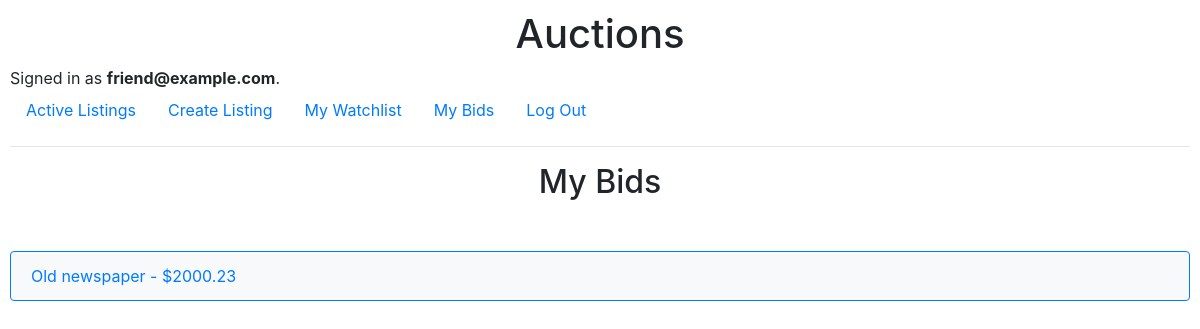
Page /bids (signed in) on the earlier database version.
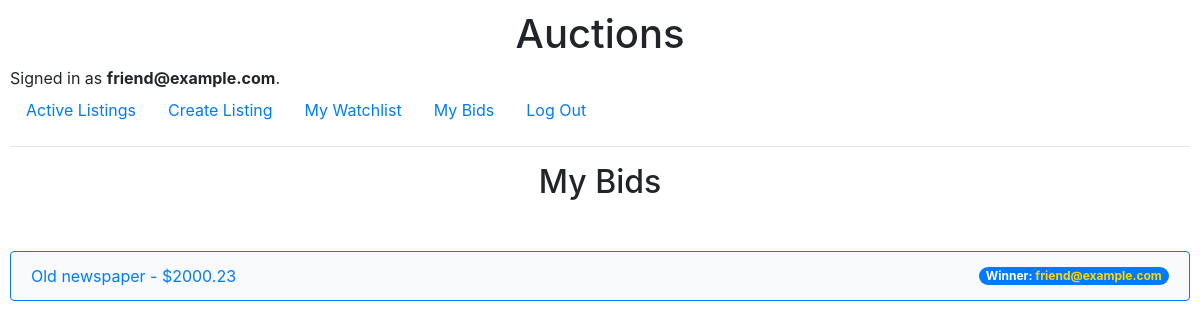
Same page on the later database version.
### auctions/models.py (models this page shows)
class User(AbstractUser):
    pass

class Bid(models.Model):
    bid_amount = models.DecimalField(max_digits=10, decimal_places=2, default=0)
    bidder = models.ForeignKey(
        User, on_delete=models.CASCADE, related_name="bids", blank=True, null=True
    )
    listing = models.ForeignKey(
        Listing,
        on_delete=models.CASCADE,
        related_name="bids",
        blank=True,
        null=True,
    )

class Listing(models.Model):
    title = models.CharField(max_length=64, default="")
    description = models.TextField(blank=True, default="")
    starting_bid = models.DecimalField(
        max_digits=10, decimal_places=2, default=0, verbose_name="Starting bid: ($US)"
    )
    image_url = models.URLField(default="")
    category = models.CharField(max_length=64, default="")
    active = models.BooleanField(default=True)
    creator = models.ForeignKey(
        User,
        on_delete=models.CASCADE,
        blank=True,
        null=True,
        related_name="listings",
    )
    deadline = models.DateTimeField(default=get_default_deadline)

### auctions/views.py (the view)
# urls.py: path("bids", views.bids, name="bids"),
@login_required
def bids(request):
    bids = Bid.objects.filter(
        bidder=request.user,
        id=Subquery(
            Bid.objects.filter(bidder=request.user, listing=OuterRef("listing"))
            .order_by("-id")
            .values("id")[:1]
        ),
    )
    winners = {}
    for bid in bids:
        listing = bid.listing
        winner, _ = get_winner(listing)
        if winner:
            winners[listing.id] = winner
    return render(request, "auctions/bids.html", {"bids": bids, "winners": winners})

### auctions/templatetags/custom_filters.py (called while the page is built)
@register.filter
def get_item(dictionary, key):
    return dictionary.get(key)

### auctions/views.py (called while the page is built)
def get_winner(listing):
    winner = None
    winner_bid_amount = None
    if timezone.now() > listing.deadline:
        all_bids = Bid.objects.filter(listing=listing)
        if all_bids:
            winning_bid = all_bids.order_by("-bid_amount").first()
            winner = winning_bid.bidder
            winner_bid_amount = winning_bid.bid_amount
    return winner, winner_bid_amount

### auctions/templates/auctions/bids.html
{% extends "auctions/layout.html" %}
{% load custom_filters %}
{% block body %}
  <h2>My Bids</h2>
  <ul class="list-group">
    {% for bid in bids %}
    <a href="{% url 'listing' bid.listing.id %}">
      <li class="list-group-item d-flex justify-content-between align-items-center mb-1">
        {{ bid.listing.title }} - ${{ bid.bid_amount }}
        {% with winner=winners|get_item:bid.listing.id %}
          {% if winner %}
            <span class="badge badge-primary badge-pill ">Winner: <span class="gold">{{ winner.username }}</span>
            {% endif %}
        {% endwith %}
        </li>
    </a>
    {% empty %}
      <li class="list-group-item">No bids yet.</li>
    {% endfor %}
  </ul>
{% endblock %}

### auctions/templates/auctions/layout.html (shortened to what this page needs)
{% load static %}
<!DOCTYPE html>
<html lang="en">
  <head>
    <link
      rel="stylesheet"
      href="https://stackpath.bootstrapcdn.com/bootstrap/4.4.1/css/bootstrap.min.css"
    />
    <link href="{% static 'auctions/styles.css' %}" rel="stylesheet" />
  </head>
  <body>
    <h1>Auctions</h1>
    <div>
      {% if user.is_authenticated %}
      Signed in as
      <strong>{{ user.username }}</strong>.
      {% else %} Not signed in.
      {% endif %}
    </div>
    <ul class="nav">
      <li class="nav-item">
        <a class="nav-link" href="{% url 'index' %}">Active Listings</a>
      </li>
      {% if user.is_authenticated %}
      <li class="nav-item">
        <a class="nav-link" href="{% url 'create' %}">Create Listing</a>
      </li>
      <li class="nav-item">
        <a class="nav-link" href="{% url 'watchlist' %}">My Watchlist</a>
      </li>
      <li class="nav-item">
        <a class="nav-link" href="{% url 'bids' %}">My Bids</a>
      </li>
      {% endif %}
      {% if user.is_authenticated %}
      <li class="nav-item">
        <a class="nav-link" href="{% url 'logout' %}">Log Out</a>
      </li>
      {% endif %}
    </ul>
    <hr />
    {% block body %} {% endblock %}
  </body>
</html>

### auctions/static/auctions/styles.css (style rules this page uses)
body { padding: 10px; }
h1, h2 { text-align: center; }
h2 { margin-bottom: 50px; }
ul.list-group a { text-decoration: none; }
.list-group-item { background-color: #f8f9fa; border-color: #007bff; }
.badge-primary { background-color: #007bff; }
.gold { color: gold; }

Differences in the rows shown:
changed User "friend@example.com": username (not shown) → "friend@example.com"
shown differently, row unchanged: Bid "Old newspaper": now shows "Winner:"
